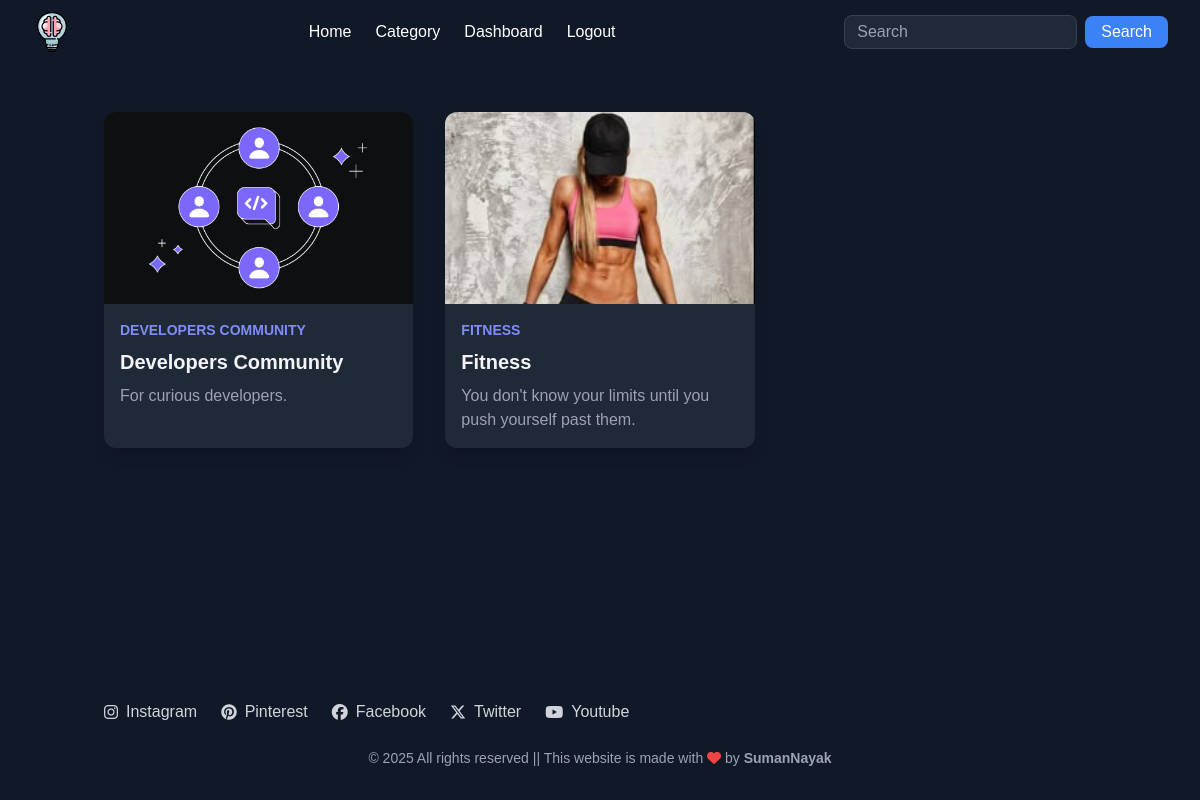
The page /categories/ on the database as committed earlier.
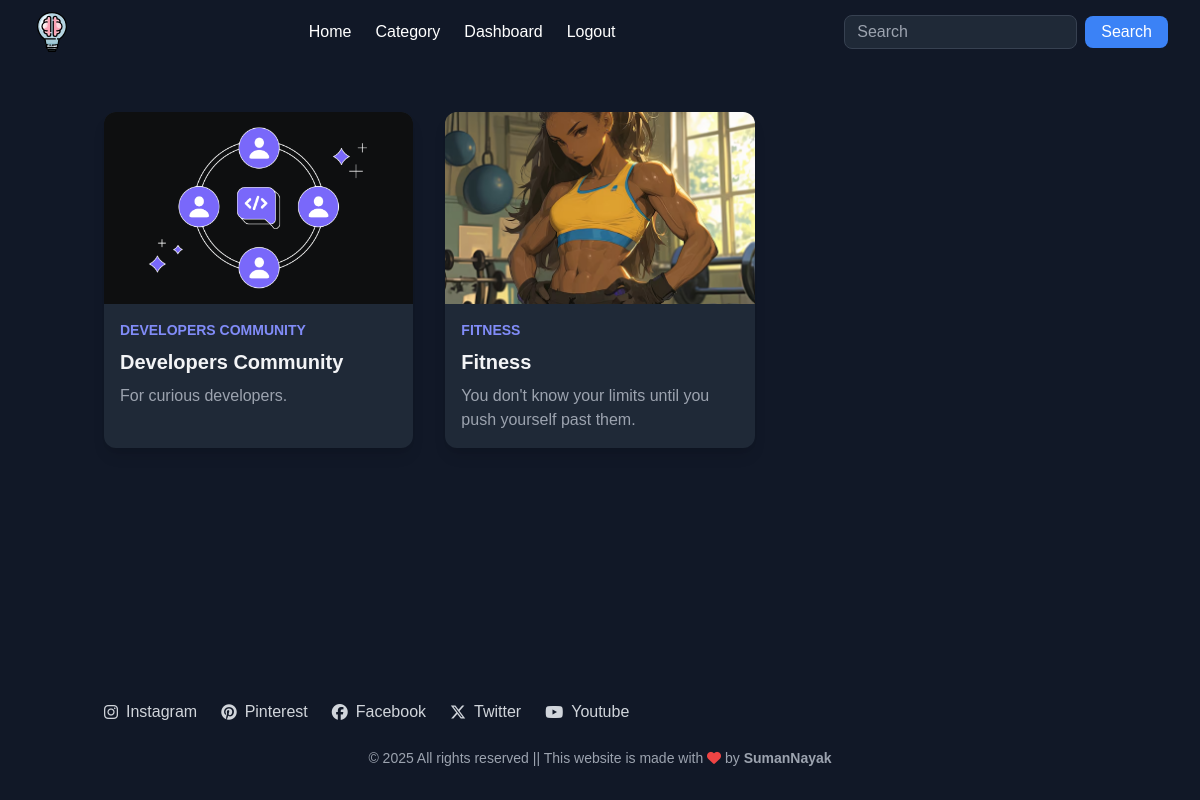
The same page on the database as committed later.
### post/models.py (models this page shows, shortened)
class Category(models.Model):
    slug=models.CharField(max_length=150,null=False,blank=False)
    name=models.CharField(max_length=150,null=False,blank=False)
    image=models.ImageField(upload_to=get_file_path,null=True,blank=True)
    descriptions=models.TextField(max_length= 500,null=False,blank=False)
    status=models.BooleanField(default=False,help_text="0=default,1=Trending")
    meta_title=models.CharField(max_length=150,null=False,blank=False)
    meta_keywords=models.CharField(max_length=150,null=False,blank=False)
    created_at=models.DateTimeField(auto_now_add=True)

### post/views.py (the view)
# urls.py: path('categories/', views.categories,name='categories'),
def categories(request):
    categories = Category.objects.filter(status = 0)
    context={
        'categories':categories
    }
    return render(request,'categories.html',context)

### templates/categories.html (shortened to what this page needs)
{% extends 'base.html' %}
{% load static %}
{% block content %}
<section class="recipe-section py-12 bg-gray-900 text-gray-100">
  <div class="container mx-auto px-4">
    <div class="grid md:grid-cols-2 lg:grid-cols-3 gap-8">
      {% for c in categories %}
      <div class="recipe-item bg-gray-800 rounded-xl overflow-hidden shadow-lg hover:shadow-2xl transition">
        <a href="{% url 'catView' c.slug %}">
          <img src="{{c.image.url}}" alt="" class="w-full h-48 object-cover">
        </a>
        <div class="p-4">
          <div class="text-sm text-indigo-400 font-semibold uppercase">{{c.name}}</div>
          <a href="{% url 'catView' c.slug %}">
            <h4 class="text-xl font-bold mt-2">{{c.name}}</h4>
          </a>
          <p class="text-gray-400 mt-2">{{c.descriptions}}</p>
        </div>
      </div>
      {% endfor %}
    </div>
  </div>
</section>
 {% endblock %}

Rows that differ between the two databases and show on the page:
changed Category "Fitness": image: a different picture
